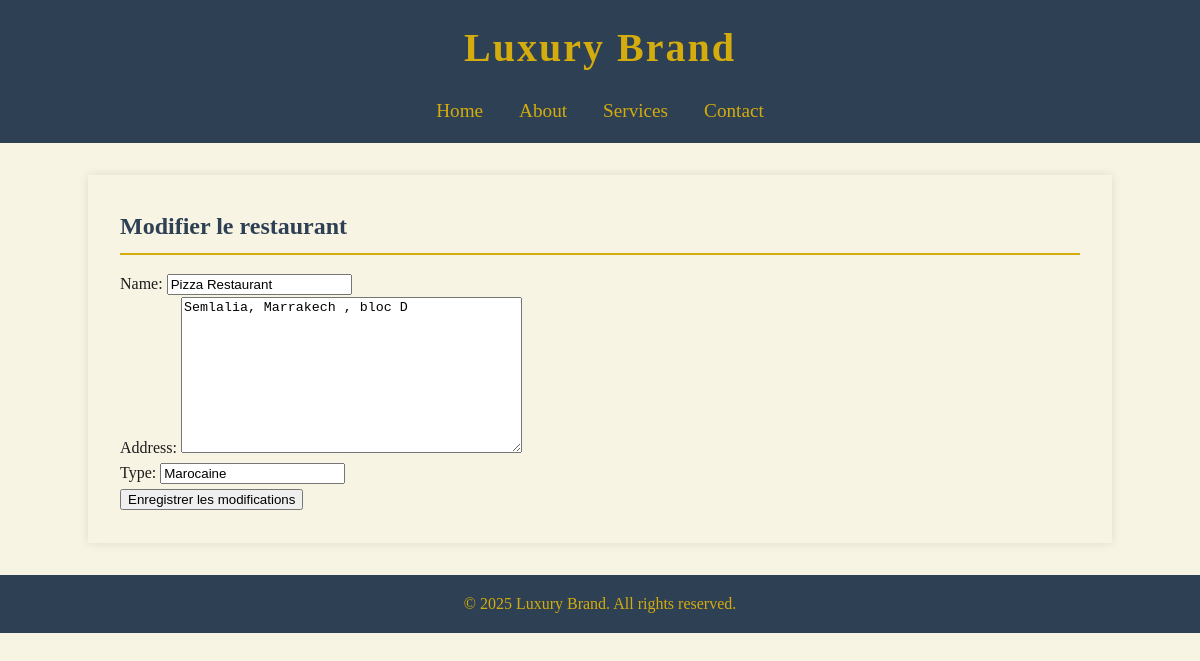
The app's page /app1/1/edit/ with its own data.
### app1/models.py (models this page shows, shortened)
class Restaurant(models.Model):
    name = models.CharField(max_length=100)
    address = models.TextField()
    type = models.CharField(max_length=50)
    is_open = models.BooleanField(default=True)
    created_at = models.DateTimeField(auto_now_add=True)

### app1/views.py (the view, shortened to what this page needs)
# urls.py: path('<int:pk>/edit/', views.RestaurantUpdateView.as_view(), name='restaurant_update'),
class RestaurantUpdateView(UpdateView):
    model = Restaurant
    form_class = RestaurantForm
    template_name = 'restaurants/form_update.html'
    context_object_name = 'restaurant'

### app1/forms.py
class RestaurantForm(forms.ModelForm):
	class Meta:
		model = Restaurant
		fields = ['name', 'address','type']

### app1/templates/restaurants/form_update.html (shortened to what this page needs)
{% extends 'base.html' %}
{% block content %}
<h2>Modifier le restaurant</h2>
<form method="post">
{{form.as_p}}
<button type="submit">Enregistrer les modifications</button>
</form>
{% endblock %}

### app1/templates/base.html (style rules this page uses)
:root { --deep-navy: #2E4053; --soft-gold: #D4AC0D; --ivory: #F8F4E3; --dark-gray: #1C1C1C; }
body, h1, h2, p { margin: 0; padding: 0; font-family: 'Georgia', serif; }
body { background-color: var(--ivory); color: var(--dark-gray); line-height: 1.6; }
h2 { color: var(--deep-navy); border-bottom: 2px solid var(--soft-gold); padding-bottom: 0.5rem; margin-bottom: 1rem; }

### records on screen
Restaurant: name "Pizza Restaurant", address "Semlalia, Marrakech , bloc D", type "Marocaine"
